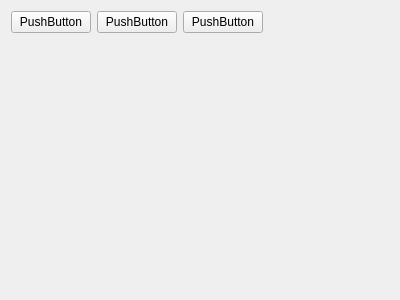
<?xml version="1.0" encoding="UTF-8"?>
<ui version="4.0">
 <class>Form</class>
 <widget class="QWidget" name="Form">
  <property name="geometry">
   <rect>
    <x>0</x>
    <y>0</y>
    <width>400</width>
    <height>300</height>
   </rect>
  </property>
  <property name="windowTitle">
   <string>Form</string>
  </property>
  <layout class="QVBoxLayout" name="verticalLayout">
   <item>
    <layout class="QHBoxLayout" name="horizontalLayout">
     <item>
      <widget class="QPushButton" name="pushButton">
       <property name="text">
        <string>PushButton</string>
       </property>
      </widget>
     </item>
     <item>
      <widget class="QPushButton" name="pushButton_2">
       <property name="text">
        <string>PushButton</string>
       </property>
      </widget>
     </item>
     <item>
      <widget class="QPushButton" name="pushButton_3">
       <property name="text">
        <string>PushButton</string>
       </property>
      </widget>
     </item>
     <item>
      <spacer name="horizontalSpacer">
       <property name="orientation">
        <enum>Qt::Horizontal</enum>
       </property>
       <property name="sizeHint" stdset="0">
        <size>
         <width>40</width>
         <height>20</height>
        </size>
       </property>
      </spacer>
     </item>
    </layout>
   </item>
   <item>
    <spacer name="verticalSpacer">
     <property name="orientation">
      <enum>Qt::Vertical</enum>
     </property>
     <property name="sizeHint" stdset="0">
      <size>
       <width>20</width>
       <height>251</height>
      </size>
     </property>
    </spacer>
   </item>
  </layout>
 </widget>
 <resources/>
 <connections/>
</ui>
